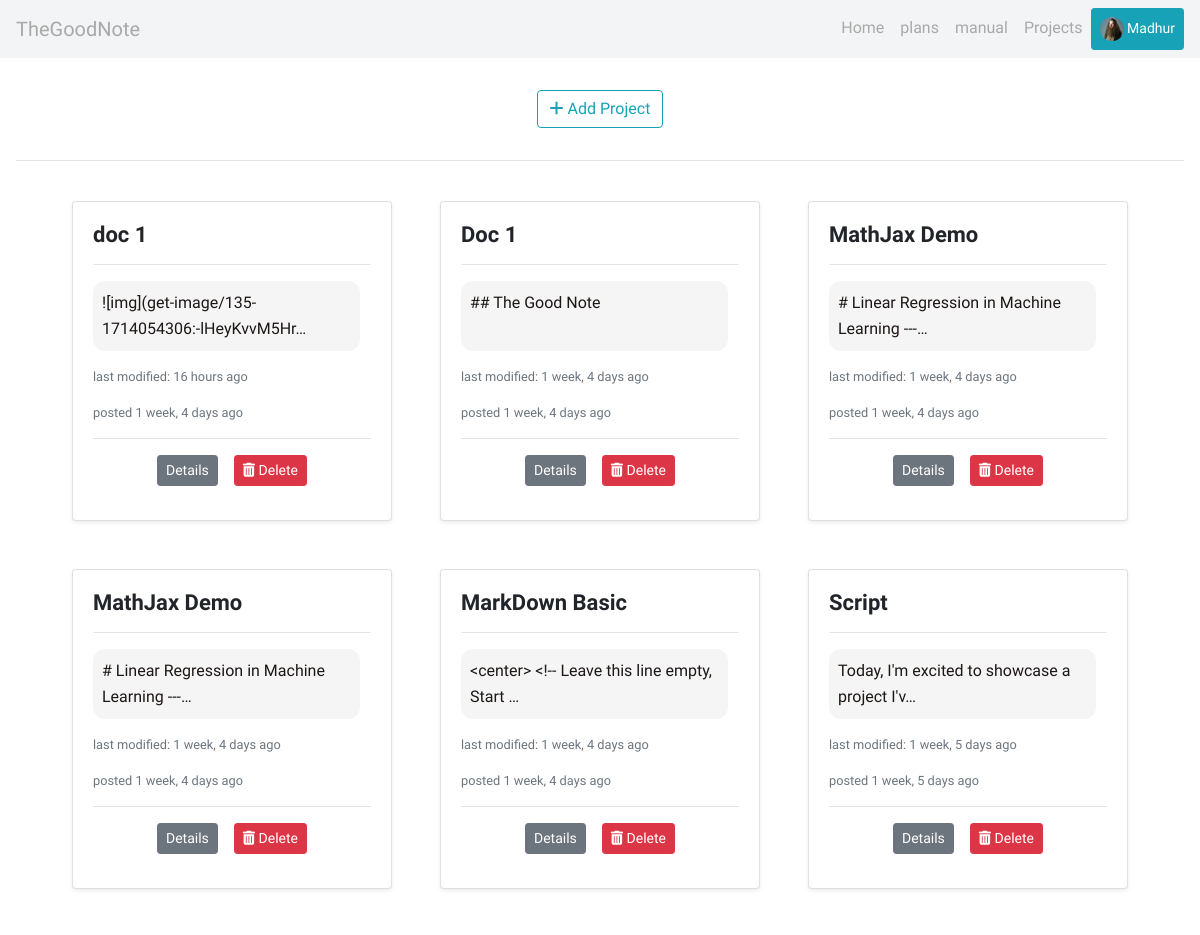
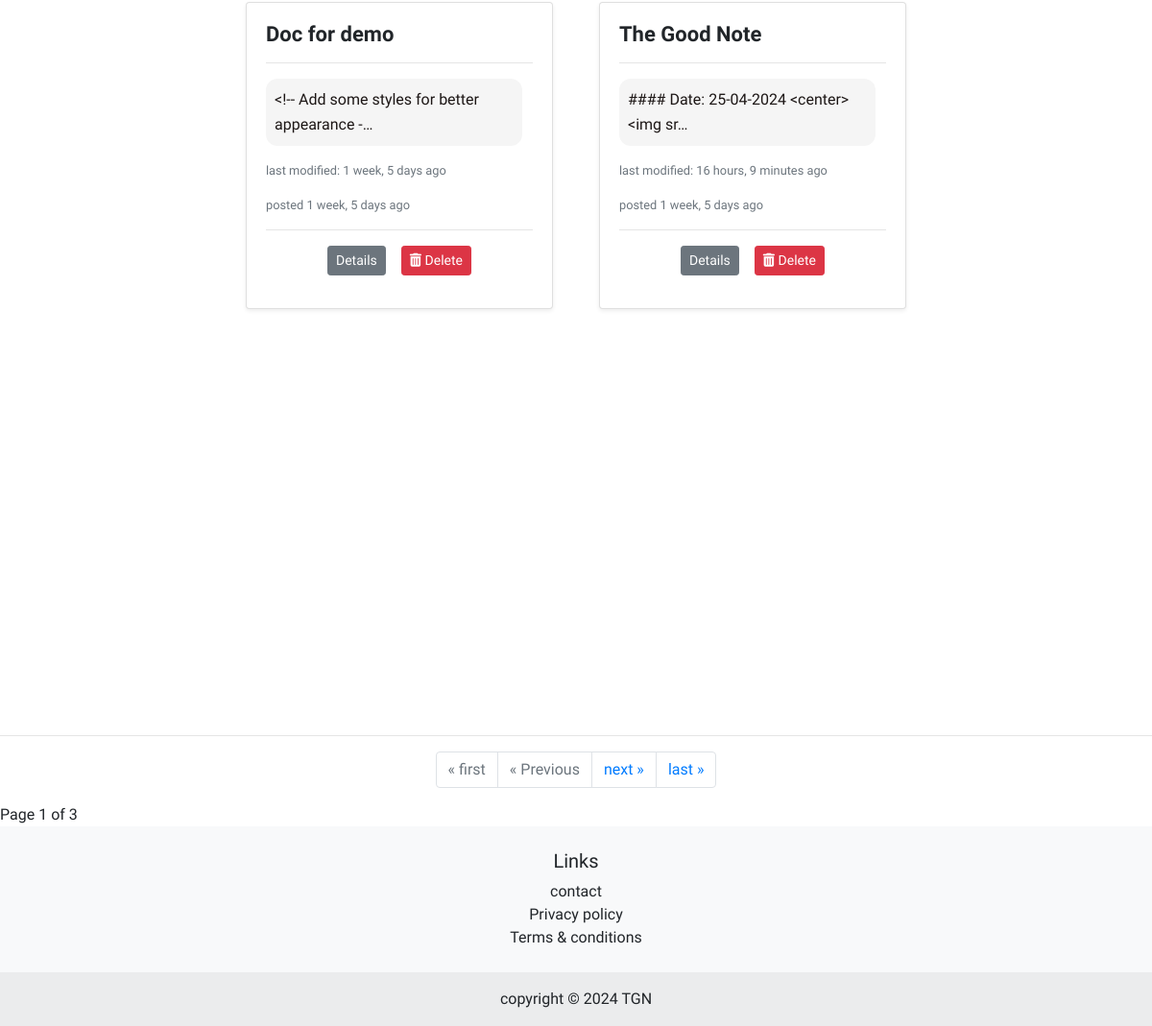
The page /project/ (signed in) on the database its author committed (2 pictures, top to bottom).
### core/models.py (models this page shows)
class User(AbstractUser):
    pass

### userprofile/models.py (models this page shows, shortened)
class UserProfile(models.Model):
    user = models.OneToOneField(User, on_delete=models.CASCADE, related_name="profile")
    name = models.CharField(max_length=100, blank=True, null=True)
    date_of_birth = models.DateField(blank=True, null=True)
    about = models.TextField(max_length=225, blank=True, null=True)
    country = CountryField(blank=True, null=True)
    image = models.ImageField(default='profile_pictures/default-user.png', upload_to='profile_pictures')

### project/models.py (models this page shows, shortened)
class Project(models.Model):
    user = models.ForeignKey(settings.AUTH_USER_MODEL, on_delete=models.CASCADE, related_name='projects')
    title = models.CharField(max_length=225)
    created_at = models.DateTimeField(auto_now_add=True)
    class Meta:
        ordering = ['-created_at']

class Post(models.Model):
    TODO = 'todo'
    DONE = 'done'
    ARCHIVED = 'archived'
    CHOICES_STATUS = [
        (TODO, 'Todo'),
        (DONE, 'Done'),
        (ARCHIVED, 'Archived')
    ]
    project = models.OneToOneField(Project, related_name='posts', on_delete=models.CASCADE)
    title = models.CharField(max_length=225)
    content = models.TextField(null=True, blank=True)
    created_at = models.DateTimeField(auto_now_add=True)
    last_modified = models.DateTimeField(auto_now=True)
    status = models.CharField(max_length=20, choices=CHOICES_STATUS, default=TODO)
    class Meta:
        ordering = ['-created_at']

### project/views.py (the view)
# urls.py: path('', views.projects, name='projects'),
def projects(request):
    projects = Project.objects.filter(user=request.user).all()
    paginator = Paginator(projects, 8)
    page_number = request.GET.get('page')
    try:
        page_obj = paginator.get_page(page_number)
    except PageNotAnInteger:
        page_obj = paginator.get_page(1)
    except EmptyPage:
        page_obj = paginator.get_page(paginator.num_pages)
    return render(request, 'project/projects.html', {
        'projects': projects,
        "page_obj": page_obj
    })

### project/templates/project/projects.html (shortened to what this page needs)
{% extends 'core/layout.html' %}
{% load static %}
{% load filters %}
{% block body %}
<div id="projects-app" class="">
    <div class="text-center m-3">
        <div class="">
            <a class="btn btn-outline-info m-3" href="{% url 'project:post' %}"> <i class="fas fa-plus"></i> Add Project </a>
            <hr>
        </div>
    </div>
    <div class="projects d-flex justify-content-center align-items-center flex-wrap">
        {% for post in page_obj.object_list %}
        <div class="card mx-4 my-4 shadow-sm rounded" style="width: 20rem; height: 20rem;">
            <div class="card-body">
                <h3 id="id_post_card_title" class="card-title overflow-hidden"> {{post.title|truncatechars:16}} </h3>
                <hr>
                <p class="post-content card-text overflow-hidden"> {% if post.posts.content %} {{post.posts.content|truncatechars:45}} {% else %} <i class="fa-solid fa-eye-slash"></i> No content. {% endif %} </p>
                <p class="text-muted small"> last modified: {{post.posts.last_modified|timesince}} ago </p>
                <p class="text-muted small"> posted {{post.posts.created_at|timesince}} ago </p>
                <hr>
                <div class="mt-auto d-flex justify-content-center">
                    <a href="{% url 'project:detail_post' post.id %}" class="btn btn-sm btn-secondary"> Details </a>
                    {% if request.user == post.user %}
                    <div class="ml-3">
                        <button class="btn btn-sm btn-danger" onclick="$('#myModal').modal('toggle');" type="submit"> <i class="fas fa-trash-alt"></i> Delete </button>
                    </div>
                    {% endif %}
                </div>
            </div>
        </div>
        {% empty %}
        <div class="card mx-3 my-3">
            <div class="card-body">
                no projects yet...
            </div>
        </div>
        {% endfor %}
    </div>
{% endblock %}
{% block footer %}
<footer>
    <hr>
    {% include "project/paginator.html" %}
</footer>
{% endblock %}

### core/templates/core/layout.html (shortened to what this page needs)
{% load static %}
<!DOCTYPE html>
<html lang="en">
    <head>
        <link rel="stylesheet" href="{% static 'project/css/styles.css' %}">
        <link rel="stylesheet" href="{% static 'core/css/styles.css' %}">
        <link rel="stylesheet" href="{% static 'userprofile/css/styles.css' %}">
        <link rel="stylesheet" href="https://stackpath.bootstrapcdn.com/bootstrap/4.4.1/css/bootstrap.min.css">
    </head>
    <body class="body">
        <div id="navbar-app">
            <nav class="navbar navbar-expand-lg">
                <a class="navbar-brand" href="{% url 'core:index' %}" id="id_tgn_logo">
                    TheGoodNote
                </a>
                <div class="ml-auto">
                    <ul class="navbar-nav ml-auto">
                        <li class="nav-item">
                            <a class="nav-link" href="{% url 'core:index' %}"> Home </a>
                        </li>
                        <li class="nav-item">
                            <a class="nav-link" href="{% url 'core:plans' %}"> plans </a>
                        </li>
                        <li class="nav-item">
                            <a class="nav-link" href="{% url 'core:user_manual' %}"> manual </a>
                        </li>
                        {%if request.user.is_authenticated %}
                            <li class="nav-item">
                                <a href="{% url 'project:projects' %}" class="nav-link"> Projects </a>
                            </li>
                            <li class="nav-item">
                                <a class="nav-link btn btn-sm btn-info" href="{% url 'userprofile:user_profile' user_id=request.user.id %}">
                                    {% if request.user.profile.image.url %}
                                        <img class="post-image" alt="{{request.user.username}}" src="{{request.user.profile.image.url}}" width="100">
                                    {% else %}
                                        <span class="icon"><i class="fas fa-user"></i></span>
                                    {% endif %}
                                    <span>
                                        {% if not request.user.profile.name %}
                                            {% firstof request.user.get_full_name request.user.username %}
                                        {% else %}
                                            {{request.user.profile.name}}
                                        {% endif %}
                                    </span>
                                </a>
                            </li>
                        {% else %}
                            <li class="nav-item">
                                <a class="nav-link btn btn-sm btn-info" href="{% url 'core:login' %}"> login </a>
                            </li>
                        {% endif %}
                    </ul>
                </div>
            </nav>
        </div>
        <section class="section">
            {% block body %}
            {% endblock %}
        </section>
        <footer style="margin-top: 35%;">
            {% block footer %}
            {% endblock %}
            <div class="text-center bg-light">
            <div class="container p-4">
                <div class="row">
                  <div class="col-lg-12 col-md-6 mb-4 mb-md-0">
                    <h5 class=""> Links </h5>
                    <ul class="list-unstyled mb-0">
                      <li>
                        <a href="{% url 'core:contact' %}" class="text-body"> contact </a>
                      </li>
                      <li>
                        <a href="{% url 'core:privacy' %}" class="text-body"> Privacy policy </a>
                      </li>
                      <li>
                        <a href="{% url 'core:terms' %}" class="text-body"> Terms & conditions </a>
                      </li>
                    </ul>
                  </div>
                </div>
              </div>
              <div class="text-center p-3" style="background-color: rgba(0, 0, 0, 0.05);">
                  copyright &copy; 2024
                <a class="text-body" href="">TGN</a>
              </div>
            </div>
          </footer>
    </body>
</html>

### project/static/project/css/styles.css (style rules this page uses)
.post-content { color: #1d1716 ; text-align: left; border-radius: 12px; padding: 9px; background: whitesmoke; line-height: 1.6; width: 96%; height: 70px; min-height: 50px; }
#id_post_card_title { max-width: 400px; max-height: 31px; font-size: 22px; font-weight: 570; }

### core/static/core/css/styles.css (style rules this page uses)
.body { font-family: "Marcellus", serif; font-weight: 400; font-style: normal; top: 0; left: 0; margin: 0; padding: 0; }
#id_tgn_logo { color: darkgray; }
.nav-link { color: darkgray; }
#navbar-app > .navbar { background-color: #f3f4f5; }
.post-image { width: 24px; height: 24px; border-radius: 50%; background-size: cover; }

### userprofile/static/userprofile/css/styles.css (style rules this page uses)
.container { display: grid; justify-items: center; align-items: center; }

### rows shown on the page
User: user.profile.image (picture), user.profile.name "Madhur"
Project: title "doc 1", posts.content "![img](get-image/135-1714054306:-lHeyKvvM5Hr…", posts.last_modified "16 hours", posts.created_at "1 week, 4 days", shows "Delete"
Project: title "Doc 1", posts.content "## The Good Note", posts.last_modified "1 week, 4 days", posts.created_at "1 week, 4 days", shows "Delete"
Project: title "MathJax Demo", posts.content "# Linear Regression in Machine Learning ---…", posts.last_modified "1 week, 4 days", posts.created_at "1 week, 4 days", shows "Delete"
Project: title "MathJax Demo", posts.content "# Linear Regression in Machine Learning ---…", posts.last_modified "1 week, 4 days", posts.created_at "1 week, 4 days", shows "Delete"
Project: title "MarkDown Basic", posts.content "<center> <!-- Leave this line empty, Start …", posts.last_modified "1 week, 4 days", posts.created_at "1 week, 4 days", shows "Delete"
Project: title "Script", posts.content "Today, I'm excited to showcase a project I'v…", posts.last_modified "1 week, 5 days", posts.created_at "1 week, 5 days", shows "Delete"
Project: title "Doc for demo", posts.content "<!-- Add some styles for better appearance -…", posts.last_modified "1 week, 5 days", posts.created_at "1 week, 5 days", shows "Delete"
Project: title "The Good Note", posts.content "#### Date: 25-04-2024 <center> <img sr…", posts.last_modified "16 hours, 9 minutes", posts.created_at "1 week, 5 days", shows "Delete"

### other values the page prints
{{ page_obj.number }} "1"
{{ page_obj.paginator.num_pages }} "3"
